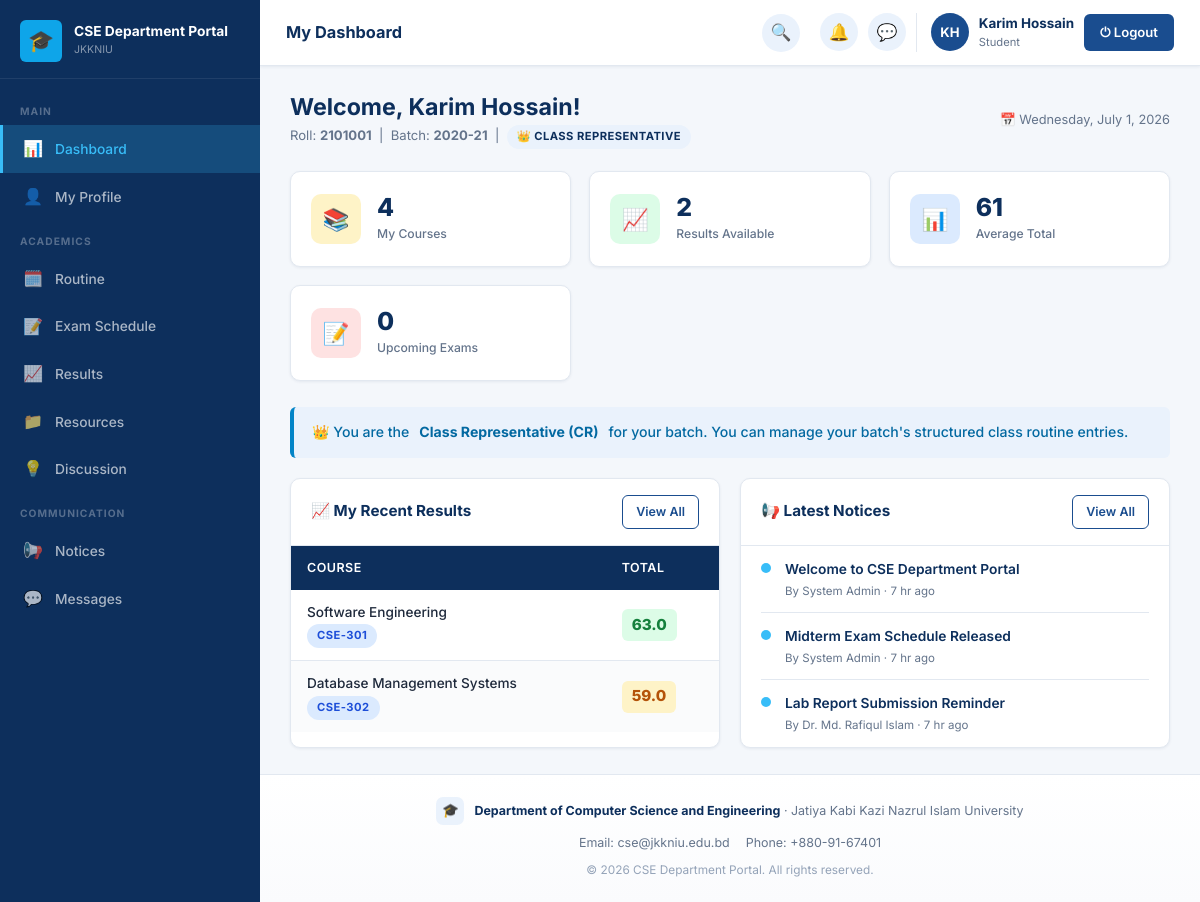
The app's page /student/dashboard.php (signed in) with its own data.
### tables this page shows
CREATE TABLE settings (
    id INT AUTO_INCREMENT PRIMARY KEY,
    portal_name VARCHAR(150) NOT NULL DEFAULT 'CSE Department Portal',
    university_name VARCHAR(200) NOT NULL DEFAULT 'Jatiya Kabi Kazi Nazrul Islam University',
    department_name VARCHAR(200) NOT NULL DEFAULT 'Department of Computer Science and Engineering',
    description TEXT DEFAULT NULL,
    contact_info TEXT DEFAULT NULL,
    logo VARCHAR(255) DEFAULT NULL
);

CREATE TABLE students (
    student_id INT AUTO_INCREMENT PRIMARY KEY,
    user_id INT NOT NULL,
    roll VARCHAR(30) NOT NULL UNIQUE,
    registration_no VARCHAR(50) NOT NULL UNIQUE,
    batch_id INT DEFAULT NULL,
    session VARCHAR(20) DEFAULT NULL,
    phone VARCHAR(20) DEFAULT NULL,
    is_cr TINYINT(1) NOT NULL DEFAULT 0,
    CONSTRAINT fk_students_user FOREIGN KEY (user_id) REFERENCES users(id) ON DELETE CASCADE
);

CREATE TABLE users (
    id INT AUTO_INCREMENT PRIMARY KEY,
    name VARCHAR(120) NOT NULL,
    email VARCHAR(150) NOT NULL UNIQUE,
    password VARCHAR(255) NOT NULL,
    role ENUM('admin','teacher','student') NOT NULL,
    status ENUM('pending','active','inactive','rejected') NOT NULL DEFAULT 'pending',
    profile_photo VARCHAR(255) DEFAULT NULL,
    reset_token VARCHAR(100) DEFAULT NULL,
    reset_token_expiry DATETIME DEFAULT NULL,
    created_at TIMESTAMP DEFAULT CURRENT_TIMESTAMP
);

CREATE TABLE batches (
    batch_id INT AUTO_INCREMENT PRIMARY KEY,
    batch_name VARCHAR(50) NOT NULL,
    session VARCHAR(20) NOT NULL,
    created_at TIMESTAMP DEFAULT CURRENT_TIMESTAMP
);

CREATE TABLE results (
    result_id INT AUTO_INCREMENT PRIMARY KEY,
    student_id INT NOT NULL,
    course_id INT NOT NULL,
    attendance DECIMAL(5,2) DEFAULT 0,
    mid1 DECIMAL(5,2) DEFAULT 0,
    mid2 DECIMAL(5,2) DEFAULT 0,
    mid3 DECIMAL(5,2) DEFAULT 0,
    total DECIMAL(6,2) DEFAULT 0,
    entered_by INT NOT NULL,
    created_at TIMESTAMP DEFAULT CURRENT_TIMESTAMP,
    updated_at TIMESTAMP DEFAULT CURRENT_TIMESTAMP ON UPDATE CURRENT_TIMESTAMP,
    UNIQUE KEY uniq_result (student_id, course_id),
    CONSTRAINT fk_results_student FOREIGN KEY (student_id) REFERENCES students(student_id) ON DELETE CASCADE,
    CONSTRAINT fk_results_course  FOREIGN KEY (course_id)  REFERENCES courses(course_id)   ON DELETE CASCADE,
    CONSTRAINT fk_results_user    FOREIGN KEY (entered_by) REFERENCES users(id) ON DELETE CASCADE
);

CREATE TABLE courses (
    course_id INT AUTO_INCREMENT PRIMARY KEY,
    course_code VARCHAR(20) NOT NULL UNIQUE,
    course_title VARCHAR(200) NOT NULL,
    credit DECIMAL(3,1) NOT NULL,
    semester VARCHAR(50) NOT NULL,
    status ENUM('active','inactive') NOT NULL DEFAULT 'active',
    created_at TIMESTAMP DEFAULT CURRENT_TIMESTAMP
);

CREATE TABLE notices (
    notice_id INT AUTO_INCREMENT PRIMARY KEY,
    title VARCHAR(255) NOT NULL,
    description TEXT NOT NULL,
    target ENUM('all_students','specific_batch') NOT NULL DEFAULT 'all_students',
    batch_id INT DEFAULT NULL,
    posted_by INT NOT NULL,
    created_at TIMESTAMP DEFAULT CURRENT_TIMESTAMP,
    CONSTRAINT fk_notices_batch FOREIGN KEY (batch_id) REFERENCES batches(batch_id) ON DELETE CASCADE,
    CONSTRAINT fk_notices_user  FOREIGN KEY (posted_by) REFERENCES users(id) ON DELETE CASCADE
);

### student/dashboard.php (the view, shortened to what the rows shown need)
<?php
require_once '../config/database.php';
$studentModel = new Student();
$resultModel  = new ResultModel();
$noticeModel  = new NoticeModel();
$student = $studentModel->findByUserId(Auth::userId());
$sid     = $student['student_id'];
$batchId = $student['batch_id'];
$myResults = $resultModel->byStudent($sid);
$notices   = $batchId ? $noticeModel->visibleTo($batchId) : $noticeModel->visibleTo();
include '../includes/header.php';
?>
<div class="portal-layout">
<?php include '../includes/sidebar.php'; ?>
<div class="main-content">
<div class="page-content">
<div class="page-header">
    <div>
        <h2>Welcome, <?= htmlspecialchars($student['name']) ?>!</h2>
        <div class="page-subtitle">
            Roll: <strong><?= htmlspecialchars($student['roll']) ?></strong> &nbsp;|&nbsp;
            Batch: <strong><?= htmlspecialchars($student['batch_name'] ?? '—') ?></strong> &nbsp;|&nbsp;
            <?php if ($student['is_cr']): ?><span class="badge badge-primary">👑 Class Representative</span><?php endif; ?>
        </div>
    </div>
</div>
<div class="grid-2">
    <div class="card">
        <div class="card-body" style="padding:0">
            <?php if (empty($myResults)): ?>
                <div class="empty-state"><div class="empty-icon">📊</div><p>No results published yet.</p></div>
            <?php else: ?>
            <div class="table-wrapper">
                <table>
                    <thead><tr><th>Course</th><th>Total</th></tr></thead>
                    <tbody>
                    <?php foreach (array_slice($myResults,0,5) as $r): ?>
                    <tr>
                        <td><div style="font-size:0.85rem;font-weight:500"><?= htmlspecialchars($r['course_title']) ?></div><span class="badge badge-info"><?= htmlspecialchars($r['course_code']) ?></span></td>
                        <td><span class="total-badge <?= $r['total']>=60?'total-good':($r['total']>=40?'total-ok':'total-low') ?>"><?= number_format($r['total'],1) ?></span></td>
                    </tr>
                    <?php endforeach; ?>
                    </tbody>
                </table>
            </div>
            <?php endif; ?>
        </div>
    </div>
    <div class="card">
        <div class="card-body" style="padding:0">
            <?php if (empty($notices)): ?>
                <div class="empty-state"><div class="empty-icon">📭</div><p>No notices yet.</p></div>
            <?php else: ?>
            <ul class="activity-list" style="padding:0 20px">
            <?php foreach (array_slice($notices,0,5) as $n): ?>
                <li class="activity-item">
                    <span class="activity-dot" style="background:#38bdf8"></span>
                    <div><div style="font-size:0.86rem;font-weight:600;color:var(--primary-dark)"><?= htmlspecialchars($n['title']) ?></div><div class="activity-time">By <?= htmlspecialchars($n['poster']) ?> · <?= Helper::timeAgo($n['created_at']) ?></div></div>
                </li>
            <?php endforeach; ?>
            </ul>
            <?php endif; ?>
        </div>
    </div>
</div>
</div>
<?php include '../includes/footer.php'; ?>

### includes/sidebar.php (shortened to what the rows shown need)
<?php
$role         = $_SESSION['role'] ?? 'guest';
$sidebarClass = 'sidebar sidebar-' . $role;
$settingsModel = $settingsModel ?? new SettingsModel();
$settings      = $settings ?? $settingsModel->get();
?>
<aside class="<?= $sidebarClass ?>">
    <div class="sidebar-brand">
        <div class="brand-logo">
            <div class="brand-text">
                <div class="brand-name"><?= htmlspecialchars($settings['portal_name'] ?? 'CSE Department Portal') ?></div>
                <div class="brand-univ">JKKNIU</div>
            </div>
        </div>
    </div>
</aside>

### includes/footer.php (shortened to what the rows shown need)
    <footer class="portal-footer">
        <div class="footer-brand">
            <div class="footer-brand-icon">
                <?php if (!empty($settings['logo'])): ?>
                    <img src="<?= UPLOAD_URL . htmlspecialchars($settings['logo']) ?>" alt="">
                <?php else: ?>🎓<?php endif; ?>
            </div>
            <div class="footer-brand-text">
                <strong><?= htmlspecialchars($settings['department_name'] ?? 'Department of Computer Science and Engineering') ?></strong>
                &middot; <?= htmlspecialchars($settings['university_name'] ?? 'JKKNIU') ?>
            </div>
        </div>
        <?php if (!empty($settings['contact_info'])): ?>
        <div class="footer-contact">
            <?php foreach (explode('|', $settings['contact_info']) as $part): ?>
                <span><?= htmlspecialchars(trim($part)) ?></span>
            <?php endforeach; ?>
        </div>
        <?php endif; ?>
        <div class="footer-copyright">
            &copy; <?= date('Y') ?> <?= htmlspecialchars($settings['portal_name'] ?? 'CSE Department Portal') ?>. All rights reserved.
        </div>
    </footer>
</body>
</html>

### records on screen
settings: portal_name "CSE Department Portal", department_name "Department of Computer Science and Engineering", university_name "Jatiya Kabi Kazi Nazrul Islam University", contact_info "Email: cse@jkkniu.edu.bd", contact_info "Phone: +880-91-67401"
students: user.name "Karim Hossain", roll "2101001", batch.batch_name "2020-21"
results: course.course_title "Software Engineering", course.course_code "CSE-301", total "63.0"
results: course.course_title "Database Management Systems", course.course_code "CSE-302", total "59.0"
notices: title "Welcome to CSE Department Portal", posted_by.name "System Admin", created_at "7 hr ago"
notices: title "Midterm Exam Schedule Released", posted_by.name "System Admin", created_at "7 hr ago"
notices: title "Lab Report Submission Reminder", posted_by.name "Dr. Md. Rafiqul Islam", created_at "7 hr ago"

### other values on screen
$icon "📊 👤 🗓️ 📝 📈 📁 💡 📢 💬"
$label "Dashboard My Profile Routine Exam Schedule Results Resources Discussion Notices Messages"
$pageTitle "My Dashboard"
$initials "KH"
$userName "Karim Hossain"
$role "Student"
count($myCourses) "4"
count($myResults) "2"
$avgTotal "61"
count($upcomingExams) "0"
